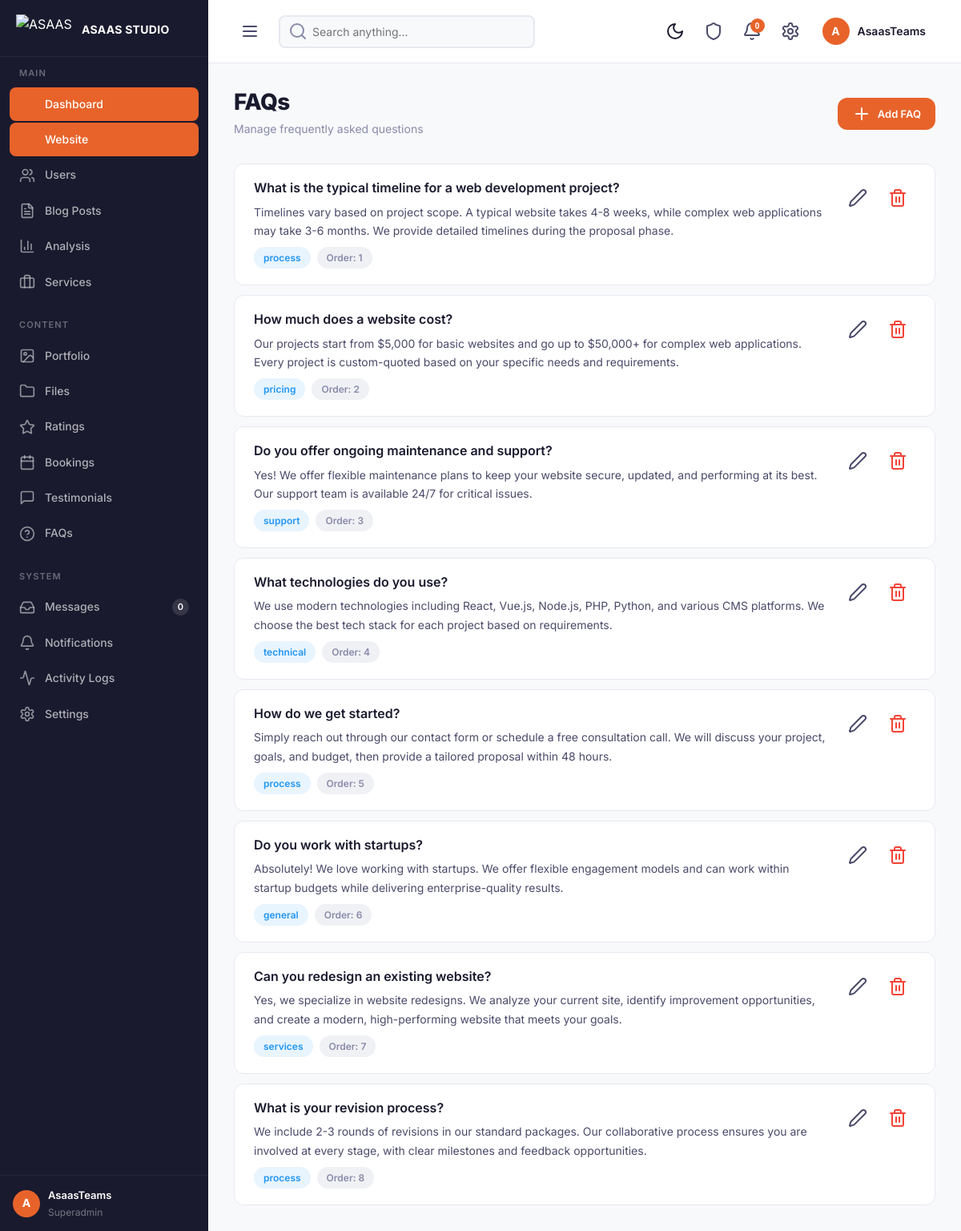
/admin/faqs.php (signed in), run on the app's committed database.
### tables this page shows
CREATE TABLE faqs (
    id INT PRIMARY KEY AUTO_INCREMENT,
    question VARCHAR(500) NOT NULL,
    answer TEXT NOT NULL,
    category VARCHAR(100) DEFAULT NULL,
    is_active TINYINT(1) DEFAULT 1,
    sort_order INT DEFAULT 0,
    created_at TIMESTAMP DEFAULT CURRENT_TIMESTAMP,
    updated_at TIMESTAMP DEFAULT CURRENT_TIMESTAMP ON UPDATE CURRENT_TIMESTAMP,
    INDEX idx_active (is_active)
);

### config/database.php (called while the page is built, shortened)
<?php
class Database
{
    private static $instance = null;
    private $pdo;
    private function __construct()
    {
        try {
            $dsn = "mysql:host=" . DB_HOST . ";dbname=" . DB_NAME . ";charset=" . DB_CHARSET;
            $options = [
                PDO::ATTR_ERRMODE => PDO::ERRMODE_EXCEPTION,
                PDO::ATTR_DEFAULT_FETCH_MODE => PDO::FETCH_ASSOC,
                PDO::ATTR_EMULATE_PREPARES => false,
                PDO::MYSQL_ATTR_INIT_COMMAND => "SET NAMES utf8mb4 COLLATE utf8mb4_unicode_ci; SET time_zone = '+01:00'"
            ];
            $this->pdo = new PDO($dsn, DB_USER, DB_PASS, $options);
        } catch (PDOException $e) {
            error_log("Database Connection Failed: " . $e->getMessage());
            die("Database connection failed. Please try again later.");
        }
    }
    public static function getInstance()
    {
        if (self::$instance === null) {
            self::$instance = new self();
        }
        return self::$instance;
    }
    public function getConnection()
    {
        return $this->pdo;
    }
}

### config/functions.php (called while the page is built, shortened)
<?php
require_once __DIR__ . '/../config/database.php';
function getCurrentUserName() {
    return $_SESSION['user_name'] ?? 'Guest';
}
function getCurrentUserRole() {
    return $_SESSION['user_role'] ?? '';
}
function getUnreadNotificationCount($userId) {
    $db = Database::getInstance()->getConnection();
    $stmt = $db->prepare("SELECT COUNT(*) FROM notifications WHERE user_id = ? AND is_read = 0");
    $stmt->execute([$userId]);
    return (int)$stmt->fetchColumn();
}

### admin/faqs.php (the view, shortened to what this page needs)
<?php require_once __DIR__ . '/../config/functions.php'; startSession(); requireAdmin(); $pageTitle = 'FAQs'; require __DIR__ . '/../includes/admin-header.php';
$db = Database::getInstance()->getConnection();
$faqs = $db->query("SELECT * FROM faqs ORDER BY sort_order ASC")->fetchAll();
?>
<div class="page-header fade-in-up">
    <div>
        <h1 class="page-title">FAQs</h1>
        <p class="page-subtitle">Manage frequently asked questions</p>
    </div>
    <div class="page-actions">
        <button class="btn btn-primary btn-sm" data-modal="newFaqModal"><i data-lucide="plus" size="16"></i> Add FAQ</button>
    </div>
</div>
<div class="reveal" style="display:flex;flex-direction:column;gap:12px">
    <?php foreach ($faqs as $f): ?>
        <div style="background:var(--bg-white);border-radius:var(--radius-md);border:1px solid var(--border);padding:20px 24px;display:flex;align-items:flex-start;justify-content:space-between;gap:16px">
            <div style="flex:1">
                <h6 style="font-weight:600;margin-bottom:8px"><?= htmlspecialchars($f['question']) ?></h6>
                <p style="font-size:14px;color:var(--text-secondary)"><?= htmlspecialchars($f['answer']) ?></p>
                <div style="margin-top:8px;display:flex;gap:8px">
                    <span class="badge badge-info"><?= htmlspecialchars($f['category'] ?? 'General') ?></span>
                    <span class="badge" style="background:var(--bg-gray);color:var(--text-muted)">Order: <?= $f['sort_order'] ?></span>
                </div>
            </div>
            <div style="display:flex;gap:6px;min-width:80px">
                <button class="btn btn-ghost btn-icon btn-sm"><i data-lucide="edit-2" size="14"></i></button>
                <button class="btn btn-ghost btn-icon btn-sm" style="color:#F44336"><i data-lucide="trash-2" size="14"></i></button>
            </div>
        </div>
    <?php endforeach; ?>
</div>
</body></html>

### includes/admin-header.php (shortened to what this page needs)
<!DOCTYPE html>
<html lang="en">
<head>
    <link rel="stylesheet" href="<?= BASE_URL ?>assets/css/main.css">
    <link rel="stylesheet" href="<?= BASE_URL ?>assets/css/admin.css">
    <link rel="stylesheet" href="<?= BASE_URL ?>assets/css/animations.css">
</head>
<body>
<div class="admin-layout">
    <aside class="admin-sidebar" id="admin-sidebar">
        <div class="sidebar-header">
            <img src="<?= BASE_URL ?>uploads/logo2_blackbackground.png" alt="ASAAS" style="height:38px;width:auto">
            <span class="sidebar-brand" style="font-size:14px;letter-spacing:0.3px"><?= APP_NAME ?></span>
        </div>
        <?php
        $currentUrl = $_GET['url'] ?? '';
        function navActive($url) {
            global $currentUrl;
            return $currentUrl === $url ? 'active' : '';
        }
        ?>
        <nav class="sidebar-nav">
            <div class="sidebar-section">
                <div class="sidebar-section-title">Main</div>
                <a href="<?= BASE_URL ?>admin" class="sidebar-item <?= navActive('admin') ?>"><span class="sidebar-item-icon"><i data-lucide="layout-dashboard" size="18"></i></span><span class="sidebar-item-text">Dashboard</span></a>
                <a href="<?= BASE_URL ?>" target="_blank" class="sidebar-item"><span class="sidebar-item-icon"><i data-lucide="globe" size="18"></i></span><span class="sidebar-item-text">Website</span></a>
                <a href="<?= BASE_URL ?>admin-users" class="sidebar-item <?= navActive('admin-users') ?>"><span class="sidebar-item-icon"><i data-lucide="users" size="18"></i></span><span class="sidebar-item-text">Users</span></a>
                <a href="<?= BASE_URL ?>admin-posts" class="sidebar-item <?= navActive('admin-posts') ?>"><span class="sidebar-item-icon"><i data-lucide="file-text" size="18"></i></span><span class="sidebar-item-text">Blog Posts</span></a>
                <a href="<?= BASE_URL ?>admin-analysis" class="sidebar-item <?= navActive('admin-analysis') ?>"><span class="sidebar-item-icon"><i data-lucide="bar-chart-3" size="18"></i></span><span class="sidebar-item-text">Analysis</span></a>
                <a href="<?= BASE_URL ?>admin-services" class="sidebar-item <?= navActive('admin-services') ?>"><span class="sidebar-item-icon"><i data-lucide="briefcase" size="18"></i></span><span class="sidebar-item-text">Services</span></a>
            </div>
            <div class="sidebar-section">
                <div class="sidebar-section-title">Content</div>
                <a href="<?= BASE_URL ?>admin-portfolio" class="sidebar-item <?= navActive('admin-portfolio') ?>"><span class="sidebar-item-icon"><i data-lucide="image" size="18"></i></span><span class="sidebar-item-text">Portfolio</span></a>
                <a href="<?= BASE_URL ?>admin-files" class="sidebar-item <?= navActive('admin-files') || navActive('admin-media') ?>"><span class="sidebar-item-icon"><i data-lucide="folder" size="18"></i></span><span class="sidebar-item-text">Files</span></a>
                <a href="<?= BASE_URL ?>admin-ratings" class="sidebar-item <?= navActive('admin-ratings') ?>"><span class="sidebar-item-icon"><i data-lucide="star" size="18"></i></span><span class="sidebar-item-text">Ratings</span></a>
                <a href="<?= BASE_URL ?>admin-bookings" class="sidebar-item <?= navActive('admin-bookings') ?>"><span class="sidebar-item-icon"><i data-lucide="calendar" size="18"></i></span><span class="sidebar-item-text">Bookings</span></a>
                <a href="<?= BASE_URL ?>admin-testimonials" class="sidebar-item <?= navActive('admin-testimonials') ?>"><span class="sidebar-item-icon"><i data-lucide="message-square" size="18"></i></span><span class="sidebar-item-text">Testimonials</span></a>
                <a href="<?= BASE_URL ?>admin-faqs" class="sidebar-item <?= navActive('admin-faqs') ?>"><span class="sidebar-item-icon"><i data-lucide="help-circle" size="18"></i></span><span class="sidebar-item-text">FAQs</span></a>
            </div>
            <div class="sidebar-section">
                <div class="sidebar-section-title">System</div>
                <?php
$mDb = Database::getInstance()->getConnection();
$mCount = (int)$mDb->query("SELECT COUNT(DISTINCT thread_id) FROM messages WHERE receiver_id IN (SELECT id FROM users WHERE role IN ('admin','superadmin'))")->fetchColumn();
?><a href="<?= BASE_URL ?>admin-messages" class="sidebar-item <?= navActive('admin-messages') ?>"><span class="sidebar-item-icon"><i data-lucide="inbox" size="18"></i></span><span class="sidebar-item-text">Messages</span><span class="sidebar-item-badge" data-msg-badge><?= $mCount > 0 ? $mCount : 0 ?></span></a>
                <a href="<?= BASE_URL ?>admin-notifications" class="sidebar-item <?= navActive('admin-notifications') ?>"><span class="sidebar-item-icon"><i data-lucide="bell" size="18"></i></span><span class="sidebar-item-text">Notifications</span></a>
                <a href="<?= BASE_URL ?>admin-logs" class="sidebar-item <?= navActive('admin-logs') ?>"><span class="sidebar-item-icon"><i data-lucide="activity" size="18"></i></span><span class="sidebar-item-text">Activity Logs</span></a>
                <a href="<?= BASE_URL ?>admin-settings" class="sidebar-item <?= navActive('admin-settings') ?>"><span class="sidebar-item-icon"><i data-lucide="settings" size="18"></i></span><span class="sidebar-item-text">Settings</span></a>
            </div>
        </nav>
        <?php
        $adminAvatarLetter = strtoupper(getCurrentUserName()[0]);
        try { $q = Database::getInstance()->getConnection()->prepare("SELECT avatar FROM users WHERE id=?"); $q->execute([getCurrentUserId()]); $adminAvatarPath = $q->fetchColumn(); } catch (Exception $e) { $adminAvatarPath = null; }
        ?>
        <div class="sidebar-footer">
            <div class="sidebar-user">
                <div class="sidebar-user-avatar" style="<?= $adminAvatarPath ? 'overflow:hidden;background:none' : '' ?>"><?php if ($adminAvatarPath): ?><img src="<?= BASE_URL . $adminAvatarPath ?>" alt="Avatar" style="width:100%;height:100%;object-fit:cover"><?php else: ?><?= $adminAvatarLetter ?><?php endif; ?></div>
                <div class="sidebar-user-info">
                    <div class="sidebar-user-name"><?= htmlspecialchars(getCurrentUserName()) ?></div>
                    <div class="sidebar-user-role"><?= ucfirst(getCurrentUserRole()) ?></div>
                </div>
            </div>
        </div>
    </aside>
    <main class="admin-main">
        <header class="admin-topbar">
            <div class="topbar-left">
                <button class="topbar-toggle" id="sidebar-toggle">
                    <i data-lucide="menu" size="20"></i>
                </button>
                <div class="topbar-search">
                    <i data-lucide="search" class="topbar-search-icon" size="16"></i>
                    <input type="text" placeholder="Search anything..." id="globalSearch">
                </div>
            </div>
            <div class="topbar-right">
                <button class="theme-toggle" id="theme-toggle" title="Toggle theme">
                    <i data-lucide="moon" size="18" class="theme-icon-moon"></i>
                </button>
                <div style="position:relative">
                    <a href="<?= BASE_URL ?>admin-logs" class="topbar-btn" style="text-decoration:none;position:relative">
                        <i data-lucide="shield" size="20"></i>
                    </a>
                </div>
                <div style="position:relative">
                    <button class="topbar-btn" data-dropdown="notifications-dropdown">
                        <i data-lucide="bell" size="20"></i>
                        <span class="topbar-badge" data-notif-badge><?= getUnreadNotificationCount(getCurrentUserId()) ?></span>
                    </button>
                </div>
                <div style="position:relative">
                    <button class="topbar-btn" data-dropdown="profile-dropdown">
                        <i data-lucide="settings" size="20"></i>
                    </button>
                </div>
                <div style="position:relative">
                    <div class="topbar-profile" data-dropdown="profile-dropdown">
                        <div class="topbar-profile-avatar"><?= strtoupper(getCurrentUserName()[0]) ?></div>
                        <span class="topbar-profile-name"><?= htmlspecialchars(getCurrentUserName()) ?></span>
                    </div>
                </div>
            </div>
        </header>
        <div class="admin-content">

### assets/css/main.css (style rules this page uses)
:root { --primary: #E8632A; --primary-dark: #d4551f; --primary-light: #f07840; --primary-alpha: rgba(232, 99, 42, 0.1); --primary-alpha-2: rgba(232, 99, 42, 0.2); --bg-white: #ffffff; --bg-light: #f8f9fb; --bg-gray: #f1f3f5; --bg-dark: #1a1a2e; --bg-darker: #0f0f1a; --text-primary: #1a1a2e; --text-secondary: #4a4a6a; --text-muted: #8a8aaa; --text-light: #b0b0c8; --text-white: #ffffff; --border: #e8e8f0; --border-dark: #d0d0e0; --shadow-sm: 0 2px 8px rgba(0,0,0,0.06); --shadow-md: 0 4px 20px rgba(0,0,0,0.08); --shadow-lg: 0 8px 40px rgba(0,0,0,0.12); --shadow-xl: 0 16px 60px rgba(0,0,0,0.15); --radius-sm: 8px; --radius-md: 12px; --radius-lg: 16px; --radius-xl: 24px; --font-family: 'Inter', -apple-system, BlinkMacSystemFont, sans-serif; --transition: 0.3s ease; --max-width: 1200px; --header-height: 80px; --sidebar-width: 260px; --sidebar-collapsed: 72px; }
*, *::before, *::after { margin: 0; padding: 0; box-sizing: border-box; }
html { scroll-behavior: smooth; -webkit-font-smoothing: antialiased; -moz-osx-font-smoothing: grayscale; }
body { font-family: var(--font-family); font-size: 16px; line-height: 1.6; color: var(--text-primary); background: var(--bg-white); overflow-x: hidden; }
img { max-width: 100%; height: auto; display: block; }
a { color: var(--primary); text-decoration: none; transition: color var(--transition); }
h1, h2, h3, h4, h5, h6 { font-weight: 700; line-height: 1.2; color: var(--text-primary); }
h1 { font-size: clamp(2.5rem, 5vw, 4.5rem); letter-spacing: -0.02em; }
h6 { font-size: 1rem; }
p { color: var(--text-secondary); line-height: 1.7; }
.btn { display: inline-flex; align-items: center; gap: 8px; padding: 12px 28px; border: none; border-radius: var(--radius-md); font-family: var(--font-family); font-size: 15px; font-weight: 600; cursor: pointer; transition: all var(--transition); text-decoration: none; line-height: 1.4; position: relative; overflow: hidden; }
.btn-primary { background: var(--primary); color: white; }
.btn-ghost { background: transparent; color: var(--text-secondary); }
.btn-sm { padding: 8px 18px; font-size: 13px; }
.btn-icon { width: 44px; height: 44px; padding: 0; display: flex; align-items: center; justify-content: center; border-radius: var(--radius-sm); }
.badge { display: inline-flex; align-items: center; padding: 4px 12px; border-radius: 50px; font-size: 12px; font-weight: 600; gap: 4px; }
.badge-info { background: rgba(33, 150, 243, 0.1); color: #2196F3; }

### assets/css/animations.css (style rules this page uses)
.fade-in-up { opacity: 0; transform: translateY(40px); animation: fadeInUp 0.8s ease forwards; }
.btn { position: relative; overflow: hidden; transition: all 0.3s ease; }
.btn::after { content: ''; position: absolute; top: 50%; left: 50%; width: 0; height: 0; border-radius: 50%; background: rgba(255,255,255,0.2); transition: width 0.6s ease, height 0.6s ease, top 0.6s ease, left 0.6s ease; }
.sidebar-item { transition: all 0.3s ease; }
.sidebar-item.active { background: #E8632A; color: white; }
.reveal { opacity: 0; transform: translateY(40px); transition: opacity 0.8s ease, transform 0.8s ease; }
.reveal.visible { opacity: 1; transform: translateY(0); }

### includes/admin-header.php (style rules this page uses)
:root { --bg-dark: #1a1a2e; --bg-white: #ffffff; --bg-light: #f8f9fb; --bg-gray: #f0f1f5; --border: #e8e8f0; --border-dark: #d0d0e0; --text-primary: #1a1a2e; --text-secondary: #4a4a6a; --text-muted: #8a8aaa; --shadow-sm: 0 2px 8px rgba(0,0,0,0.06); --shadow-md: 0 4px 20px rgba(0,0,0,0.08); --shadow-lg: 0 8px 40px rgba(0,0,0,0.12); --transition: 0.3s ease; }
body { transition: background .3s ease, color .3s ease }
.theme-toggle { background:none; border:none; cursor:pointer; font:inherit; color:inherit; display:inline-flex; align-items:center; justify-content:center; padding:8px; border-radius:8px; transition:all .2s }

### data on the page
faqs: question "What is the typical timeline for a web development project?", answer "Timelines vary based on project scope. A typical website takes 4-8 weeks, while complex web applications may take 3-6 months. We provide detailed timelines during the proposal phase.", category "process", sort_order "1"
faqs: question "How much does a website cost?", answer "Our projects start from $5,000 for basic websites and go up to $50,000+ for complex web applications. Every project is custom-quoted based on your specific needs and requirements.", category "pricing", sort_order "2"
faqs: question "Do you offer ongoing maintenance and support?", answer "Yes! We offer flexible maintenance plans to keep your website secure, updated, and performing at its best. Our support team is available 24/7 for critical issues.", category "support", sort_order "3"
faqs: question "What technologies do you use?", answer "We use modern technologies including React, Vue.js, Node.js, PHP, Python, and various CMS platforms. We choose the best tech stack for each project based on requirements.", category "technical", sort_order "4"
faqs: question "How do we get started?", answer "Simply reach out through our contact form or schedule a free consultation call. We will discuss your project, goals, and budget, then provide a tailored proposal within 48 hours.", category "process", sort_order "5"
faqs: question "Do you work with startups?", answer "Absolutely! We love working with startups. We offer flexible engagement models and can work within startup budgets while delivering enterprise-quality results.", category "general", sort_order "6"
faqs: question "Can you redesign an existing website?", answer "Yes, we specialize in website redesigns. We analyze your current site, identify improvement opportunities, and create a modern, high-performing website that meets your goals.", category "services", sort_order "7"
faqs: question "What is your revision process?", answer "We include 2-3 rounds of revisions in our standard packages. Our collaborative process ensures you are involved at every stage, with clear milestones and feedback opportunities.", category "process", sort_order "8"

### other printed values
APP_NAME "ASAAS STUDIO"
$adminAvatarLetter "A"
getCurrentUserName() "AsaasTeams"
getCurrentUserRole() "Superadmin"
getUnreadNotificationCount(getCurrentUserId()) "0"
getCurrentUserName()[0] "A"
